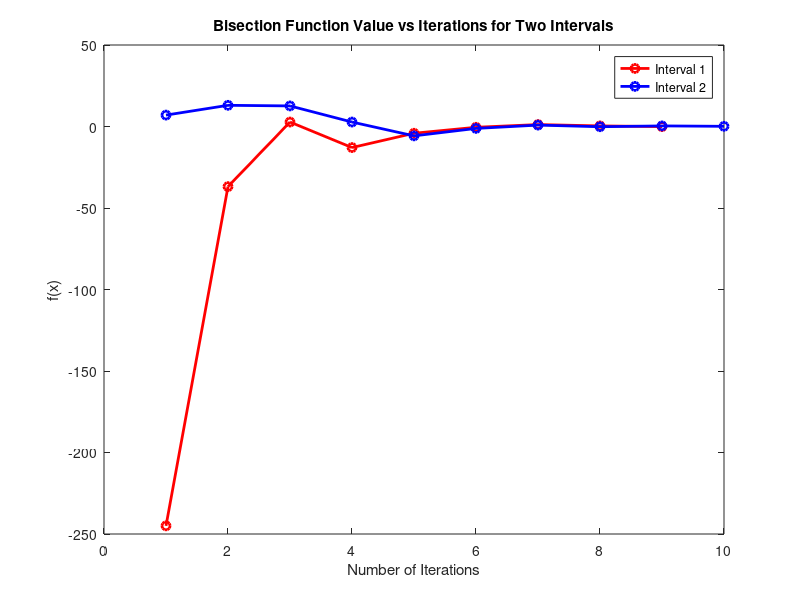
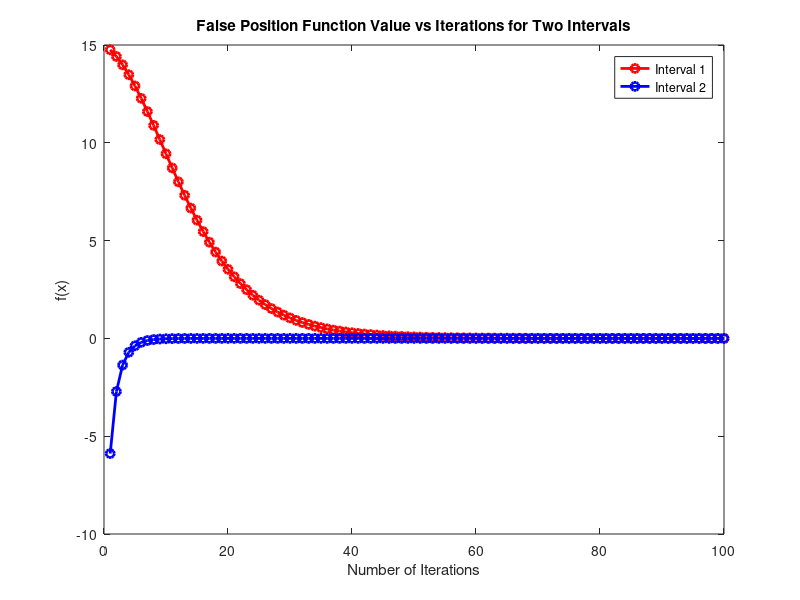
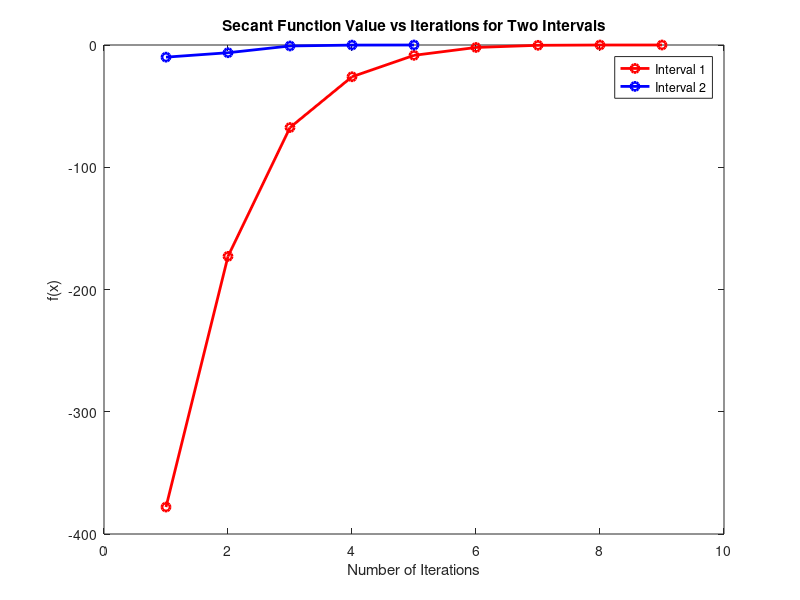
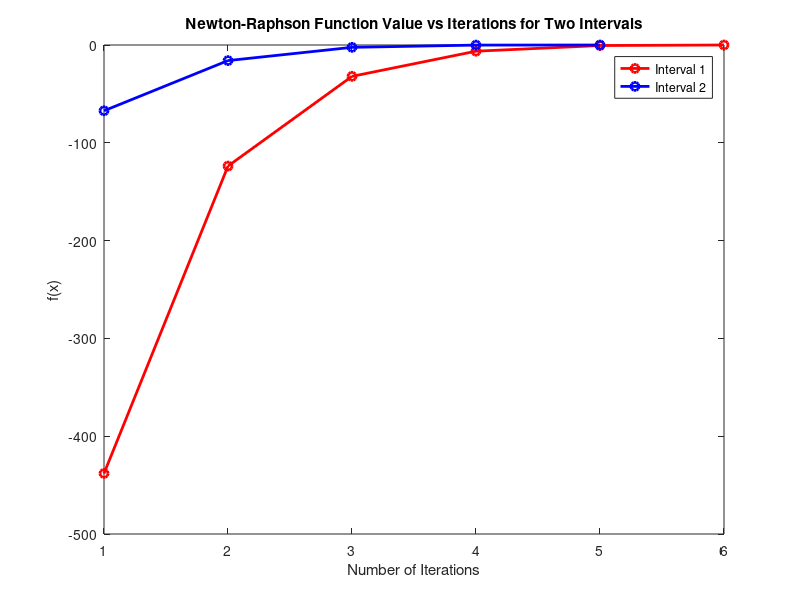

These figures' MATLAB source, in order:
% Define the function f(x)
f = @(x) x^3 - 5*x^2 + 2*x + 15;

% Derivative of f(x) for Newton-Raphson
df = @(x) 3*x^2 - 10*x + 2;

% Bisection Method implementation
function [root, iter, f_values] = bisection(f, a, b, tol, max_iter)
    iter = 0;
    fa = f(a);
    fb = f(b);

    if fa * fb > 0
        error('The function must have different signs at the endpoints a and b');
    end

    % Array to store f(x) values for each iteration
    f_values = [];

    while (b - a) / 2 > tol && iter < max_iter
        iter = iter + 1;
        c = (a + b) / 2;
        fc = f(c);

        % Store f(c) for plotting
        f_values(iter) = fc;

        if fc == 0
            break;
        elseif fa * fc < 0
            b = c;
            fb = fc;
        else
            a = c;
            fa = fc;
        end
    end

    root = (a + b) / 2;
end

% False Position Method implementation
function [root, iter, f_values] = false_position(f, a, b, tol, max_iter)
    iter = 0;
    fa = f(a);
    fb = f(b);

    if fa * fb > 0
        error('The function must have different signs at the endpoints a and b');
    end

    % Array to store f(x) values for each iteration
    f_values = [];

    while abs(b - a) > tol && iter < max_iter
        iter = iter + 1;
        % Compute the false position
        c = (a * fb - b * fa) / (fb - fa);
        fc = f(c);

        % Store f(c) for plotting
        f_values(iter) = fc;

        if fc == 0
            break;
        elseif fa * fc < 0
            b = c;
            fb = fc;
        else
            a = c;
            fa = fc;
        end
    end

    root = c;
end

% Secant Method implementation
function [root, iter, f_values] = secant(f, x0, x1, tol, max_iter)
    iter = 0;

    % Array to store f(x) values for each iteration
    f_values = [];

    while abs(x1 - x0) > tol && iter < max_iter
        iter = iter + 1;
        fx0 = f(x0);
        fx1 = f(x1);

        % Compute the next approximation
        x2 = x1 - fx1 * (x1 - x0) / (fx1 - fx0);

        % Store f(x2) for plotting
        f_values(iter) = f(x2);

        x0 = x1;
        x1 = x2;
    end

    root = x1;
end

% Newton-Raphson Method implementation
function [root, iter, f_values] = newton_raphson(f, df, x0, tol, max_iter)
    iter = 0;

    % Array to store f(x) values for each iteration
    f_values = [];

    while abs(f(x0)) > tol && iter < max_iter
        iter = iter + 1;

        % Compute the next approximation
        x1 = x0 - f(x0) / df(x0);

        % Store f(x1) for plotting
        f_values(iter) = f(x1);

        x0 = x1;
    end

    root = x0;
end

% Function to plot the function values of two intervals
function plot_two_intervals(iter1, f_values1, iter2, f_values2, method_name)
    figure;
    plot(1:iter1, f_values1, '-ro', 'LineWidth', 2); hold on;
    plot(1:iter2, f_values2, '-bo', 'LineWidth', 2);
    xlabel('Number of Iterations');
    ylabel('f(x)');
    title([method_name ' Function Value vs Iterations for Two Intervals']);
    legend('Interval 1', 'Interval 2');
    hold off;
end

% Function to plot all four methods for each interval
function plot_all_methods(iter_bis, f_values_bis, iter_fp, f_values_fp, iter_sec, f_values_sec, iter_nr, f_values_nr, interval_name)
    figure;
    plot(1:iter_bis, f_values_bis, '-ro', 'LineWidth', 2); hold on;
    plot(1:iter_fp, f_values_fp, '-go', 'LineWidth', 2);
    plot(1:iter_sec, f_values_sec, '-bo', 'LineWidth', 2);
    plot(1:iter_nr, f_values_nr, '-ko', 'LineWidth', 2);
    xlabel('Number of Iterations');
    ylabel('f(x)');
    title(['All Methods: Function Value vs Iterations (' interval_name ')']);
    legend('Bisection', 'False Position', 'Secant', 'Newton-Raphson');
    hold off;
end

% Function to plot all four methods for two different thresholds
function plot_all_methods_threshold(iter_bis, f_values_bis, iter_fp, f_values_fp, iter_sec, f_values_sec, iter_nr, f_values_nr, threshold)
    figure;
    plot(1:iter_bis, f_values_bis, '-ro', 'LineWidth', 2); hold on;
    plot(1:iter_fp, f_values_fp, '-go', 'LineWidth', 2);
    plot(1:iter_sec, f_values_sec, '-bo', 'LineWidth', 2);
    plot(1:iter_nr, f_values_nr, '-ko', 'LineWidth', 2);
    xlabel('Number of Iterations');
    ylabel('f(x)');
    title(['All Methods: Function Value vs Iterations (Threshold ', num2str(threshold), ')']);
    legend('Bisection', 'False Position', 'Secant', 'Newton-Raphson');
    hold off;
end

% Function to plot method performance with different thresholds
function plot_method_with_thresholds(iter_tol1, f_values_tol1, iter_tol2, f_values_tol2, method_name)
    figure;
    plot(1:iter_tol1, f_values_tol1, '-o', 'Color', [1, 0, 0], 'LineWidth', 2, 'DisplayName', 'Threshold 0.01'); hold on;
    plot(1:iter_tol2, f_values_tol2, '-x', 'Color', [0, 0, 1], 'LineWidth', 2, 'DisplayName', 'Threshold 0.0001');
    xlabel('Number of Iterations');
    ylabel('f(x)');
    title([method_name ' Function Value vs Iterations (Thresholds 0.01 and 0.0001)']);
    legend('show');
    hold off;
end

% Main program to call methods for two intervals and thresholds
function root_approximation(f, df, a1, b1, x01, x11, a2, b2, x02, x12, tol1, tol2, max_iter)
    % Interval 1
    [root1_bis, iter1_bis, f_values1_bis] = bisection(f, a1, b1, tol1, max_iter);
    [root1_fp, iter1_fp, f_values1_fp] = false_position(f, a1, b1, tol1, max_iter);
    [root1_sec, iter1_sec, f_values1_sec] = secant(f, x01, x11, tol1, max_iter);
    [root1_nr, iter1_nr, f_values1_nr] = newton_raphson(f, df, x01, tol1, max_iter);

    % Interval 2
    [root2_bis, iter2_bis, f_values2_bis] = bisection(f, a2, b2, tol1, max_iter);
    [root2_fp, iter2_fp, f_values2_fp] = false_position(f, a2, b2, tol1, max_iter);
    [root2_sec, iter2_sec, f_values2_sec] = secant(f, x02, x12, tol1, max_iter);
    [root2_nr, iter2_nr, f_values2_nr] = newton_raphson(f, df, x02, tol1, max_iter);

    % Print approximated root values and number of iterations for interval 1
    fprintf('Interval 1:\n');
    fprintf('Bisection Method Root: %.5f, Iterations: %d\n', root1_bis, iter1_bis);
    fprintf('False Position Method Root: %.5f, Iterations: %d\n', root1_fp, iter1_fp);
    fprintf('Secant Method Root: %.5f, Iterations: %d\n', root1_sec, iter1_sec);
    fprintf('Newton-Raphson Method Root: %.5f, Iterations: %d\n', root1_nr, iter1_nr);

    % Print approximated root values and number of iterations for interval 2
    fprintf('Interval 2:\n');
    fprintf('Bisection Method Root: %.5f, Iterations: %d\n', root2_bis, iter2_bis);
    fprintf('False Position Method Root: %.5f, Iterations: %d\n', root2_fp, iter2_fp);
    fprintf('Secant Method Root: %.5f, Iterations: %d\n', root2_sec, iter2_sec);
    fprintf('Newton-Raphson Method Root: %.5f, Iterations: %d\n', root2_nr, iter2_nr);

    % Plot function values vs iterations for two intervals for each method
    plot_two_intervals(iter1_bis, f_values1_bis, iter2_bis, f_values2_bis, 'Bisection');
    plot_two_intervals(iter1_fp, f_values1_fp, iter2_fp, f_values2_fp, 'False Position');
    plot_two_intervals(iter1_sec, f_values1_sec, iter2_sec, f_values2_sec, 'Secant');
    plot_two_intervals(iter1_nr, f_values1_nr, iter2_nr, f_values2_nr, 'Newton-Raphson');

    % Bisection Method
    [root_bis_tol1, iter_bis_tol1, f_values_bis_tol1] = bisection(f, a1, b1, tol1, max_iter);
    [root_bis_tol2, iter_bis_tol2, f_values_bis_tol2] = bisection(f, a1, b1, tol2, max_iter);
    plot_method_with_thresholds(iter_bis_tol1, f_values_bis_tol1, iter_bis_tol2, f_values_bis_tol2, 'Bisection');

    % False Position Method
    [root_fp_tol1, iter_fp_tol1, f_values_fp_tol1] = false_position(f, a1, b1, tol1, max_iter);
    [root_fp_tol2, iter_fp_tol2, f_values_fp_tol2] = false_position(f, a1, b1, tol2, max_iter);
    plot_method_with_thresholds(iter_fp_tol1, f_values_fp_tol1, iter_fp_tol2, f_values_fp_tol2, 'False Position');

    % Secant Method
    [root_sec_tol1, iter_sec_tol1, f_values_sec_tol1] = secant(f, x01, x11, tol1, max_iter);
    [root_sec_tol2, iter_sec_tol2, f_values_sec_tol2] = secant(f, x01, x11, tol2, max_iter);
    plot_method_with_thresholds(iter_sec_tol1, f_values_sec_tol1, iter_sec_tol2, f_values_sec_tol2, 'Secant');

    % Newton-Raphson Method
    [root_nr_tol1, iter_nr_tol1, f_values_nr_tol1] = newton_raphson(f, df, x01, tol1, max_iter);
    [root_nr_tol2, iter_nr_tol2, f_values_nr_tol2] = newton_raphson(f, df, x01, tol2, max_iter);
    plot_method_with_thresholds(iter_nr_tol1, f_values_nr_tol1, iter_nr_tol2, f_values_nr_tol2, 'Newton-Raphson');
end

% Initial interval and guesses for each method
a1 = -10; b1 = 0;   % First interval for Bisection/False Position
x01 = -10; x11 = -9; % Initial guesses for Secant/Newton-Raphson
a2 = -2; b2 = 10;   % Second interval for Bisection/False Position
x02 = -5; x12 = 12;  % Initial guesses for Secant/Newton-Raphson

tol1 = 1e-2;        % First threshold (10^-2)
tol2 = 1e-4;        % Second threshold (10^-4)
max_iter = 100;

% Call the root approximation
root_approximation(f, df, a1, b1, x01, x11, a2, b2, x02, x12, tol1, tol2, max_iter);

% Define the function f2(x) and its derivative
f2 = @(x) x^3 - 2*x + 2;
df2 = @(x) 3*x^2 - 2;

% Newton-Raphson Method implementation
function [root, iter, f_values] = newton_raphson(f, df, x0, tol, max_iter)
    iter = 0;
    f_values = [];
    while abs(f(x0)) > tol && iter < max_iter
        iter = iter + 1;
        x1 = x0 - f(x0) / df(x0);
        f_values(iter) = f(x1);
        x0 = x1;
    end
    root = x0;
end

% Main program to call methods for two intervals and thresholds
function root_approximation(f, df, a1, b1, x01, x11, a2, b2, x02, x12, tol1, tol2, max_iter)
    % Interval 1
    [root1_bis, iter1_bis, f_values1_bis] = bisection(f, a1, b1, tol1, max_iter);
    [root1_fp, iter1_fp, f_values1_fp] = false_position(f, a1, b1, tol1, max_iter);
    [root1_sec, iter1_sec, f_values1_sec] = secant(f, x01, x11, tol1, max_iter);
    [root1_nr, iter1_nr, f_values1_nr] = newton_raphson(f, df, x01, tol1, max_iter);

    % Interval 2
    [root2_bis, iter2_bis, f_values2_bis] = bisection(f, a2, b2, tol1, max_iter);
    [root2_fp, iter2_fp, f_values2_fp] = false_position(f, a2, b2, tol1, max_iter);
    [root2_sec, iter2_sec, f_values2_sec] = secant(f, x02, x12, tol1, max_iter);
    [root2_nr, iter2_nr, f_values2_nr] = newton_raphson(f, df, x02, tol1, max_iter);

    % Print approximated root values and number of iterations for interval 1
    fprintf('Interval 1 (Tol=%.2e):\n', tol1);
    fprintf('Bisection Method Root: %.5f, Iterations: %d\n', root1_bis, iter1_bis);
    fprintf('False Position Method Root: %.5f, Iterations: %d\n', root1_fp, iter1_fp);
    fprintf('Secant Method Root: %.5f, Iterations: %d\n', root1_sec, iter1_sec);
    fprintf('Newton-Raphson Method Root: %.5f, Iterations: %d\n', root1_nr, iter1_nr);

    % Print approximated root values and number of iterations for interval 2
    fprintf('Interval 2 (Tol=%.2e):\n', tol1);
    fprintf('Bisection Method Root: %.5f, Iterations: %d\n', root2_bis, iter2_bis);
    fprintf('False Position Method Root: %.5f, Iterations: %d\n', root2_fp, iter2_fp);
    fprintf('Secant Method Root: %.5f, Iterations: %d\n', root2_sec, iter2_sec);
    fprintf('Newton-Raphson Method Root: %.5f, Iterations: %d\n', root2_nr, iter2_nr);

    % Bisection Method for both thresholds
    [root_bis_tol1, iter_bis_tol1, f_values_bis_tol1] = bisection(f, a1, b1, tol1, max_iter);
    [root_bis_tol2, iter_bis_tol2, f_values_bis_tol2] = bisection(f, a1, b1, tol2, max_iter);
    fprintf('\nBisection Method:\n');
    fprintf('Root (Tol=%.2e): %.5f, Iterations: %d\n', tol1, root_bis_tol1, iter_bis_tol1);
    fprintf('Root (Tol=%.2e): %.5f, Iterations: %d\n', tol2, root_bis_tol2, iter_bis_tol2);

    % False Position Method for both thresholds
    [root_fp_tol1, iter_fp_tol1, f_values_fp_tol1] = false_position(f, a1, b1, tol1, max_iter);
    [root_fp_tol2, iter_fp_tol2, f_values_fp_tol2] = false_position(f, a1, b1, tol2, max_iter);
    fprintf('\nFalse Position Method:\n');
    fprintf('Root (Tol=%.2e): %.5f, Iterations: %d\n', tol1, root_fp_tol1, iter_fp_tol1);
    fprintf('Root (Tol=%.2e): %.5f, Iterations: %d\n', tol2, root_fp_tol2, iter_fp_tol2);

    % Secant Method for both thresholds
    [root_sec_tol1, iter_sec_tol1, f_values_sec_tol1] = secant(f, x01, x11, tol1, max_iter);
    [root_sec_tol2, iter_sec_tol2, f_values_sec_tol2] = secant(f, x01, x11, tol2, max_iter);
    fprintf('\nSecant Method:\n');
    fprintf('Root (Tol=%.2e): %.5f, Iterations: %d\n', tol1, root_sec_tol1, iter_sec_tol1);
    fprintf('Root (Tol=%.2e): %.5f, Iterations: %d\n', tol2, root_sec_tol2, iter_sec_tol2);

    % Newton-Raphson Method for both thresholds
    [root_nr_tol1, iter_nr_tol1, f_values_nr_tol1] = newton_raphson(f, df, x01, tol1, max_iter);
    [root_nr_tol2, iter_nr_tol2, f_values_nr_tol2] = newton_raphson(f, df, x01, tol2, max_iter);
    fprintf('\nNewton-Raphson Method:\n');
    fprintf('Root (Tol=%.2e): %.5f, Iterations: %d\n', tol1, root_nr_tol1, iter_nr_tol1);
    fprintf('Root (Tol=%.2e): %.5f, Iterations: %d\n', tol2, root_nr_tol2, iter_nr_tol2);
end

% Initial interval and guesses for each method
a1 = -10; b1 = 0;   % First interval for Bisection/False Position
x01 = -10; x11 = -9; % Initial guesses for Secant/Newton-Raphson
a2 = -2; b2 = 10;   % Second interval for Bisection/False Position
x02 = -5; x12 = 12;  % Initial guesses for Secant/Newton-Raphson

tol1 = 1e-2;        % First threshold (10^-2)
tol2 = 1e-4;        % Second threshold (10^-4)
max_iter = 100;

% Call the root approximation
root_approximation(f, df, a1, b1, x01, x11, a2, b2, x02, x12, tol1, tol2, max_iter);


